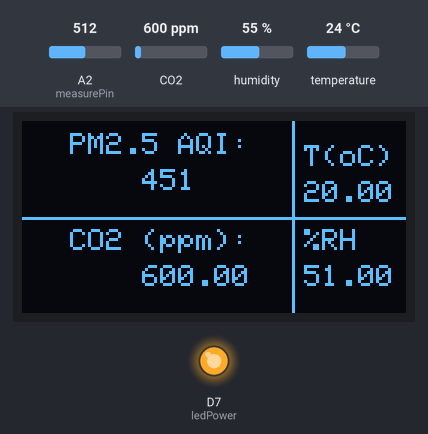
A program run on a simulated Arduino Uno R4 WiFi. On the bench: 128×64 one-colour display, output pins drawn as LEDs (lit = HIGH). The test bench sets the inputs (shaded band); at power-on: CO2 600 ppm, humidity 55 %, A2 (measurePin) = 512, temperature 24 °C. WiFi joins after 1.5 s; servers stay silent unless stated; the display library's start-up logo is not drawn; random numbers use the default seed unless the program sets one.

Above: at 6.4 s.
6.5 s: CO2 set to 452 ppm
At 10.9 s:
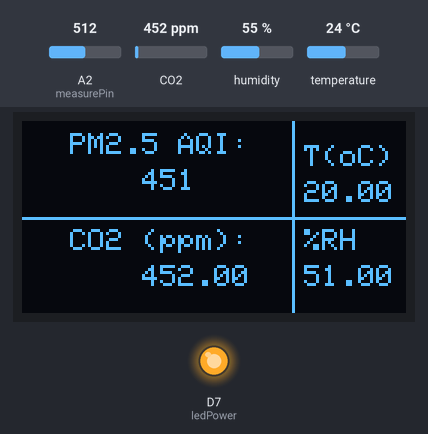
11.4 s: humidity set to 22 %
At 14.3 s:
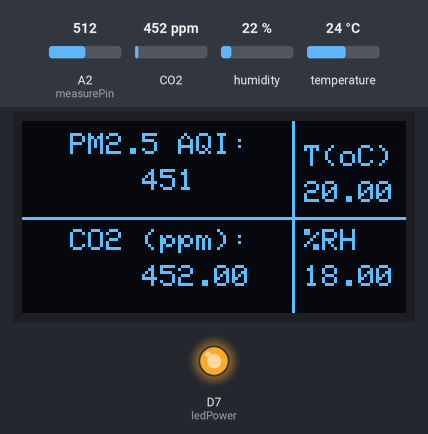
15.4 s: A2 (measurePin) set to 716
At 23.2 s:
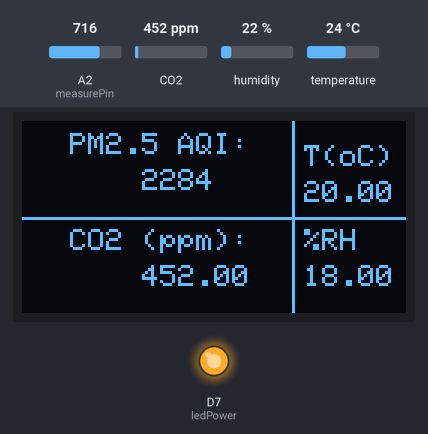
23.5 s: temperature set to 12 °C
At 26.8 s:
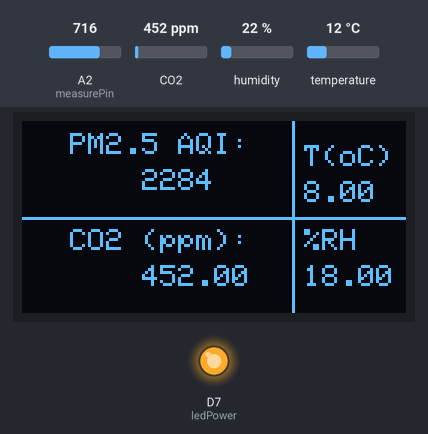
27.6 s: CO2 set to 1050 ppm
At 31.3 s:
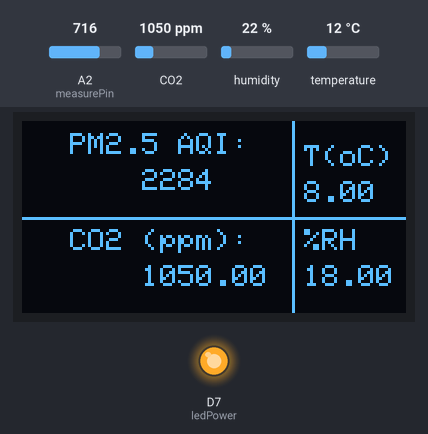
31.6 s: A2 (measurePin) set to 992
At 39.4 s:
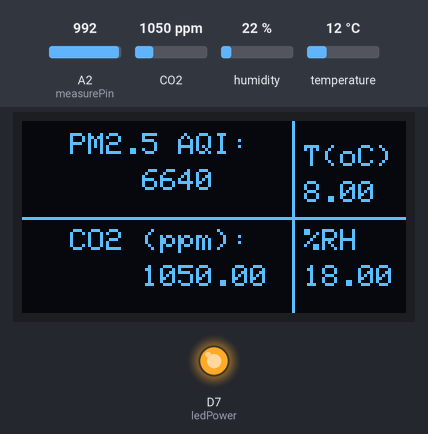
Timing chart, 0 to 40.7 s (numbered marks = the images above; inputs shaded):
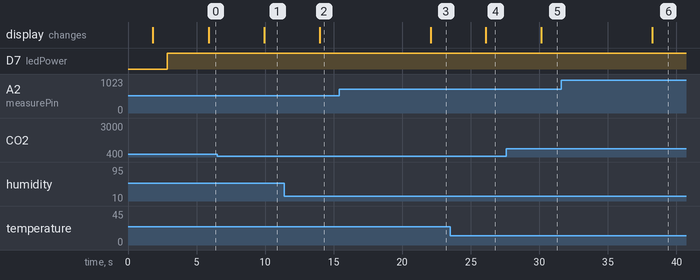

The program:

main.cpp
```cpp
#include <Arduino.h>
#include <Adafruit_GFX.h>
#include <Adafruit_SH110X.h>
#include <Wire.h>
#include <WiFi.h>
#include <Adafruit_Sensor.h>
#include <DHT.h>
#include <DHT_U.h>
#include <MQ135.h>
#include <math.h>

#define BLYNK_TEMPLATE_ID "TMPL6zqrXlz6W"
#define BLYNK_TEMPLATE_NAME "Air Quality"
#define BLYNK_AUTH_TOKEN "SNPHQianuE-xPmTP4OHLnaC3QxpR3hIC"

#include <WiFiClient.h>
#include <BlynkSimpleWifi.h>

#include <arduino_secrets.h>
#include <WiFiS3.h>

#define I2C_ADDRESS 0x3C
#define SCREEN_WIDTH 128
#define SCREEN_HEIGHT 64
#define OLED_RESET -1

// SDA A4 | SCL A5

int measurePin = A2;
int MQ135Pin = A0;
int ledPower = 7;
int dht22_data = 4;

BlynkTimer timer;

Adafruit_SH1106G display = Adafruit_SH1106G(SCREEN_WIDTH, SCREEN_HEIGHT, &Wire, OLED_RESET);
DHT_Unified dht(dht22_data, DHT22);
MQ135 mq135_sensor(MQ135Pin);

unsigned int samplingTime = 280;
unsigned int deltaTime = 40;
unsigned int sleepTime = 9680;

float voMeasured = 0;
float calcVoltage = 0;
float dustDensity = 0;

float temperature = 0;
float heat_index = 0;
float relative_humidity = 0;

float co2_ppm = 0;

void send_sensor(){
  Blynk.virtualWrite(V1, random(0, 100));
}

void getDataDHT(float &temp, float &hi, float &rh){
  delay(1000);
  sensors_event_t event;
  dht.temperature().getEvent(&event);
  temp = event.temperature - 4.0;
  rh = dht.humidity().getEvent(&event);
  rh = event.relative_humidity - 4.0;
}

void printText(int x, int y, String text){
  display.setCursor(x, y);
  display.print(text);
}

void printText(int x, int y, float value){
  display.setCursor(x, y);
  display.print(value);
}

void printText(int x, int y, int value){
  display.setCursor(x, y);
  display.print(value);
}

void DSDataCollect(float &vo_measured, float &calc_voltage, float &dust_density){
  delay(1000);
  digitalWrite(ledPower,LOW);
  delayMicroseconds(samplingTime);

  voMeasured = analogRead(measurePin);

  delayMicroseconds(deltaTime);
  digitalWrite(ledPower,HIGH);
  delayMicroseconds(sleepTime);

  calcVoltage = voMeasured*(5.0/1024);
  dustDensity = 170*calcVoltage-0.1;

  if ( dustDensity < 0)
  {
    dustDensity = 0.00;
  }
}

float calc_aqi_epa(float concentration){
  float aqi;
  float c_low[8] = {0, 12.1, 35.5, 55.5, 150.5, 250.5, 350.5, 500.5};
  float c_high[8] = {12, 35.4, 55.4, 150.4, 250.4, 350.4, 500.4, 1000.0};
  float i_low[8] = {0, 51, 101, 151, 201, 301, 401, 501};
  float i_high[8] = {50, 100, 150, 200, 300, 400, 500, 9999};

  for(int i = 0; i < 8; i++){
    if ( concentration >= c_low[i] && concentration <= c_high[i]){
      aqi = ( ( i_high[i] - i_low[i]) / (c_high[i] - c_low[i]) ) * (concentration - c_low[i]) + i_low[i];
      return ceil(aqi);
    }
  }

  if (concentration > c_high[7]){
    aqi = ( ( i_high[7] - i_low[7]) / (c_high[7] - c_low[7]) ) * (concentration - c_low[7]) + i_low[7];
    return ceil(aqi);
  }
  else{
    return 0.0;
  }
}

void get_co2_ppm(float &CO2_ppm){
  delay(1000);
  float correctedRZero = mq135_sensor.getCorrectedRZero(temperature, relative_humidity);
  float resistance = mq135_sensor.getResistance();
  co2_ppm = mq135_sensor.getCorrectedPPM(temperature, relative_humidity);
}

void status_display(){
  delay(1000);
  display.clearDisplay();
  display.setTextColor(SH110X_WHITE);
  display.setTextSize(1);

  display.drawFastHLine(0,32, 128, SH110X_WHITE);
  display.drawFastVLine(90, 0, 64, SH110X_WHITE);

  // PRINT AQI
  printText(16, 4, "PM2.5 AQI:");
  printText(40, 16, static_cast<int>(calc_aqi_epa(dustDensity)));

  printText(16, 36, "CO2 (ppm):");
  printText(40, 48, co2_ppm);


  printText(94, 8, "T(oC)");
  printText(94, 20, temperature);

  printText(94, 36, "%RH");
  printText(94, 48, relative_humidity);
}

void setup(){
  Serial.begin(9600);

  Blynk.begin(BLYNK_AUTH_TOKEN, SECRET_SSID, SECRET_PASS);
  timer.setInterval(1000L, send_sensor);

  pinMode(ledPower,OUTPUT);

  dht.begin();

  display.begin(I2C_ADDRESS, true);
  display.display();
  display.clearDisplay();
}

void loop(){
  DSDataCollect(voMeasured, calcVoltage, dustDensity);
  getDataDHT(temperature, heat_index, relative_humidity);
  get_co2_ppm(co2_ppm);

  Blynk.run();
  timer.run();
  //Serial.println(voMeasured);
  //Serial.println(calcVoltage);
  //Serial.println(dustDensity);
  //Serial.println(temperature);
  //Serial.println("  -  ");

  status_display();
  display.display();
}
```

arduino_secrets.h
```cpp
#define SECRET_SSID "Le Xuan Dung_5G"
#define SECRET_PASS "xuandung231971"
```

Measured:
- after the input at 6.5 s, the display: changes after 3.4 s (image 1)
- after the input at 11.4 s, the display: changes after 2.6 s (image 2)
- after the input at 15.4 s, the display: changes after 6.7 s (image 3)
- after the input at 23.5 s, the display: changes after 2.6 s (image 4)
- after the input at 27.6 s, the display: changes after 2.6 s (image 5)
- after the input at 31.6 s, the display: changes after 6.6 s (image 6)
